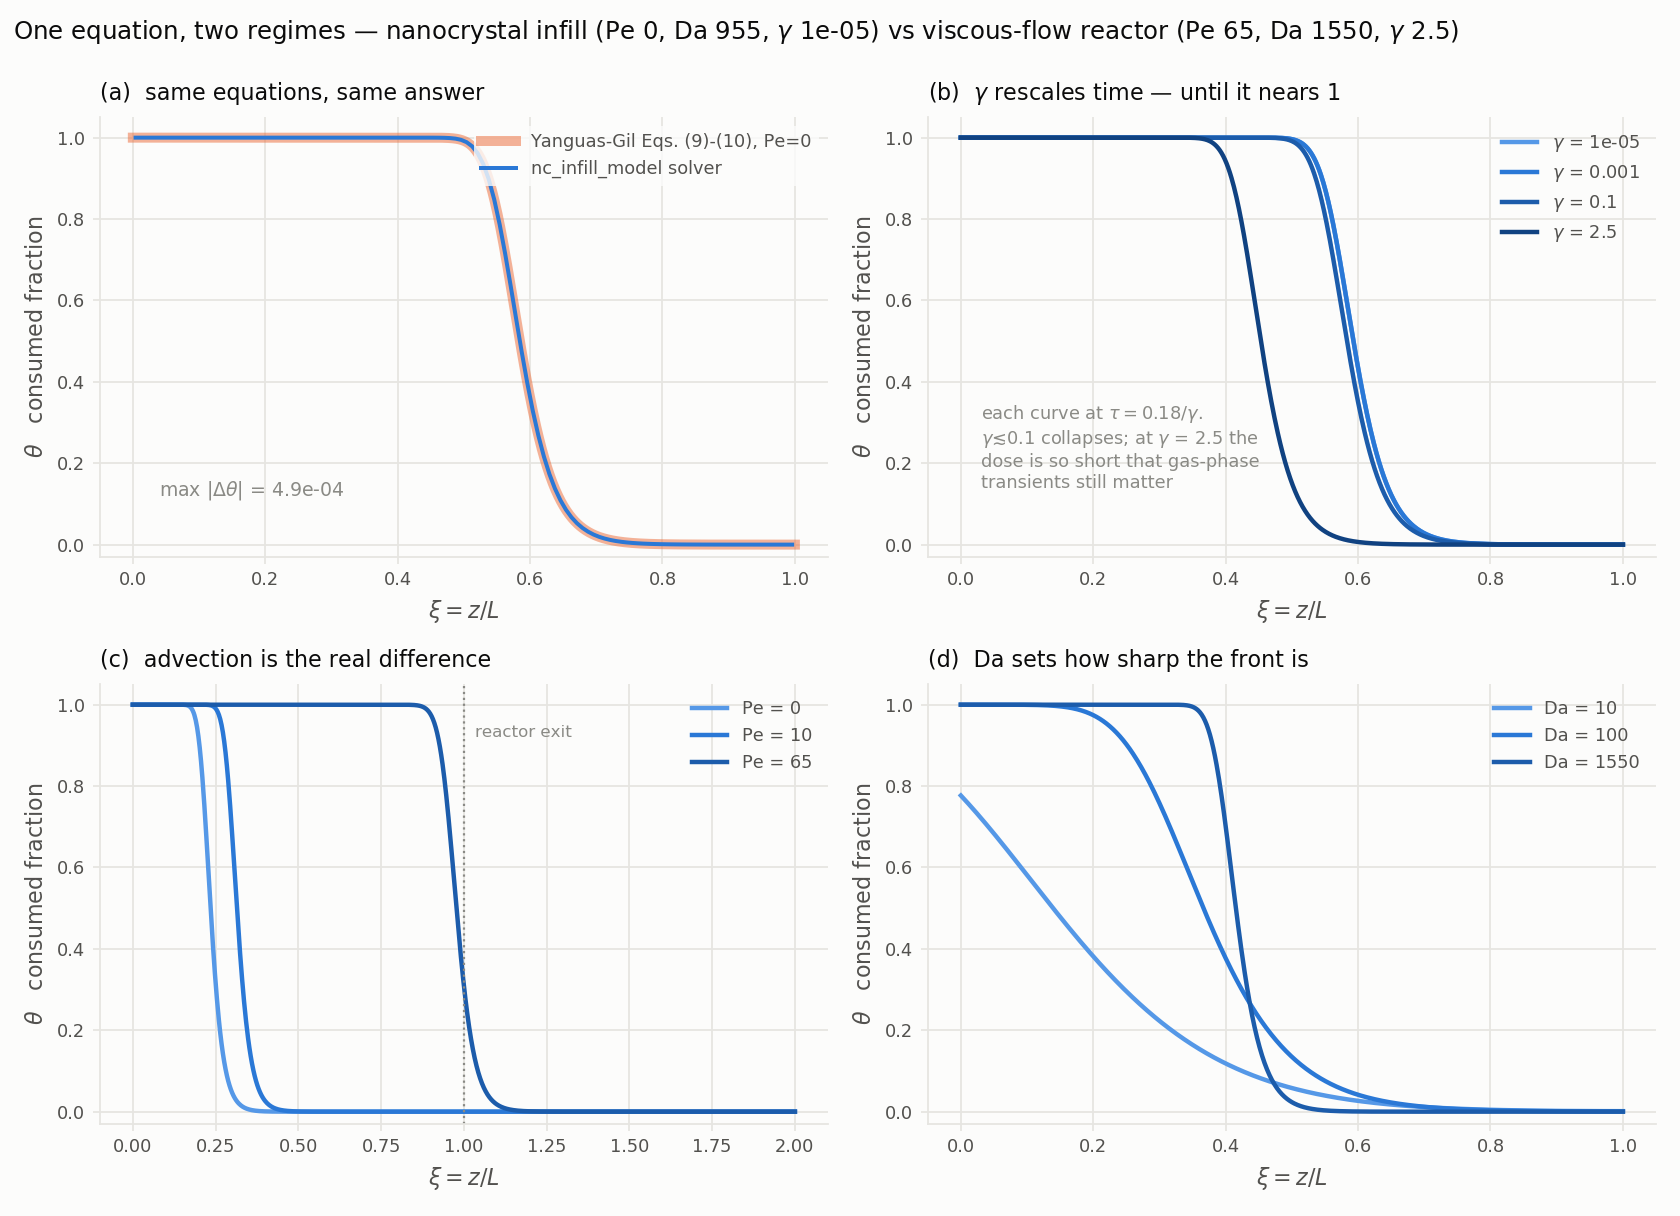

Python code for this plot:
#!/usr/bin/env python3
"""
nc_infill_vs_yanguas.py
-----------------------
Do the nanocrystal-infill model (twin/nc_infill_model.py) and the Yanguas-Gil &
Elam tubular-reactor model (twin/yanguas_gil_reactor.py, JVST A 30, 01A159
(2012)) boil down to the same thing?

THE ALGEBRA

  Yanguas-Gil & Elam, Eqs. (7)-(8), theta = fraction of AVAILABLE sites:

      dn/dt + u dn/dz - D d2n/dz2 = -(1/2R) v_th b_0 theta n
      dtheta/dt                   = -(1/4) s_0 v_th b_0 n theta

  nc_infill_model, theta = fraction of CONSUMED sites, so theta_YG = 1 - theta:

      eps dC/dt - d/dz(D_e dC/dz)  = -S_v Gamma dtheta/dt
      dtheta/dt                    =  b_0 (1-theta) (v_th/4) C / Gamma

  Substituting theta_YG = 1 - theta and s_0 = 1/Gamma (s_0 is the area per
  site, Gamma the sites per area) makes the surface equations *identical*.
  For the gas equation, note that a tube of radius R has S_v = 2/R of wall per
  unit volume, so their 1/(2R) is exactly S_v/4 and the sink terms are the same
  expression written for two geometries.

  What is genuinely different, and only this:

      term            reactor (01A159)        nanocrystal film
      advection       u dn/dz, Pe = uL/D      none; Pe = 0
      accumulation    dn/dt                   eps dC/dt  (void fraction)
      diffusivity     molecular, Eq. (15)     Knudsen, (2/3) r_p v_th eps/tau
      S_v             2/R, fixed              3(1-eps)/r, shrinks each cycle
      sticking        b_0 theta (first order) b_0 (1-theta)^n, n adjustable

  Normalising the infill model the same way (x = C/C_0, xi = z/L,
  tau = t D_e/L^2) gives their Eqs. (9)-(10) with Pe = 0:

      eps dx/dtau - d2x/dxi2 = -Da theta x
      dtheta/dtau            = -gamma Da theta x

      Da    = (S_v/4)(L^2/D_e) v_th b_0      <-> their Eq. (12) with S_v = 2/R
      gamma = C_0 / (S_v Gamma) = 1 / alpha  <-> their Eq. (13), s_0 n_0 R / 2

  So the "excess number" of the reactor paper is the reciprocal of the infill
  model's capacity ratio.  Same equation, different regime.

Writes twin/nc_infill_vs_yanguas.png.
"""
import sys
from pathlib import Path

import numpy as np
import matplotlib
matplotlib.use("Agg")
import matplotlib.pyplot as plt                                  # noqa: E402

sys.path.insert(0, str(Path(__file__).resolve().parent.parent))
from twin.nc_infill_model import default_model                   # noqa: E402
import twin.yanguas_gil_reactor as yg                            # noqa: E402

RAMP = ["#86b6ef", "#5598e7", "#2a78d6", "#1c5cab", "#104281"]
CAT_1, CAT_2 = "#2a78d6", "#eb6834"
INK, INK_2, MUTED, GRID = "#0b0b0b", "#52514e", "#8a8a85", "#e6e5e1"


def groups(model):
    """Map an NCInfillModel onto (Pe, Da, gamma)."""
    p = model.precursor
    s_v = model.specific_area()[0]
    gamma_site = model.site_density()
    c0 = model.gas_density(p.pressure)
    d_e = model.effective_diffusivity(p)[0]
    v_th = p.thermal_speed(model.T)
    L = model.film.thickness
    return dict(
        Pe=0.0,
        Da=(s_v * v_th * p.sticking / 4.0) * (L ** 2 / d_e),
        gamma=c0 / (s_v * gamma_site),
        tau_per_second=d_e / L ** 2,
    )


def style(ax):
    ax.grid(True, color=GRID, linewidth=0.8, zorder=0)
    ax.set_axisbelow(True)
    for s in ("top", "right"):
        ax.spines[s].set_visible(False)
    for s in ("left", "bottom"):
        ax.spines[s].set_color(GRID)
    ax.tick_params(colors=INK_2, labelsize=8, length=3, color=GRID)
    ax.xaxis.label.set_color(INK_2)
    ax.yaxis.label.set_color(INK_2)


def legend(ax, **kw):
    leg = ax.legend(frameon=False, fontsize=8, **kw)
    for t in leg.get_texts():
        t.set_color(INK_2)
    return leg


def main():
    m = default_model()
    g = groups(m)
    print("=" * 68)
    print("nanocrystal film  ->  Pe = %.0f   Da = %.4g   gamma = %.4g"
          % (g["Pe"], g["Da"], g["gamma"]))
    print("reactor (01A159)  ->  Pe = %(Pe).0f   Da = %(Da).4g   gamma = %(gamma).4g"
          % yg.PAPER_TMA)
    print("gamma == 1/alpha  ->  %.6g vs %.6g"
          % (g["gamma"], 1.0 / m.capacity_ratio()))
    print("=" * 68)

    # ---- equivalence test: same equations, matched groups -----------------
    t_phys = 0.35 * m.saturation_time_estimate()
    tau = t_phys * g["tau_per_second"]
    mine = m.simulate_half_cycle(t_phys, n_out=3)
    th_mine = mine.theta_final
    xi_mine = m.z / m.film.thickness

    runs = {}
    for key, eps in (("matched", m.film.porosity), ("published", 1.0)):
        r = yg.solve(Pe=0.0, Da=g["Da"], gamma=g["gamma"], tau_end=tau,
                     xi_max=1.0, n_xi=1200, epsilon=eps, outlet="noflux")
        runs[key] = r
        err = np.max(np.abs(th_mine - np.interp(xi_mine, r.xi,
                                                r.growth_profile())))
        print("equivalence, epsilon=%-9s  max|d(theta)| = %.3e" % (eps, err))
    err_pub = np.max(np.abs(th_mine - np.interp(xi_mine, runs["published"].xi,
                                                runs["published"].growth_profile())))

    # ---- what gamma does: timescale, not shape ---------------------------
    gam_runs = []
    for gv in (1e-5, 1e-3, 1e-1, 2.5):
        # dose each to the same coverage state: tau scales as 1/gamma
        r = yg.solve(Pe=0.0, Da=g["Da"], gamma=gv, tau_end=0.18 / gv,
                     xi_max=1.0, n_xi=800, outlet="noflux")
        gam_runs.append((gv, r))
        print("gamma=%-8g tau to reach the same front = %.4g" % (gv, 0.18 / gv))

    # ---- what Pe does: sweeps the front downstream -----------------------
    pe_runs = []
    for pv in (0.0, 10.0, 65.0):
        r = yg.solve(Pe=pv, Da=yg.PAPER_TMA["Da"], gamma=yg.PAPER_TMA["gamma"],
                     tau_end=0.02, xi_max=2.0)
        pe_runs.append((pv, r))

    # ---- what Da does: front sharpness -----------------------------------
    da_runs = []
    for dv in (10.0, 100.0, 1550.0):
        r = yg.solve(Pe=0.0, Da=dv, gamma=yg.PAPER_TMA["gamma"],
                     tau_end=0.06, xi_max=1.0, n_xi=800, outlet="noflux")
        da_runs.append((dv, r))

    # ---- figure ----------------------------------------------------------
    fig, axes = plt.subplots(2, 2, figsize=(10.5, 7.6))
    fig.patch.set_facecolor("#fcfcfb")
    for ax in axes.ravel():
        ax.set_facecolor("#fcfcfb")
        style(ax)

    ax = axes[0, 0]
    r = runs["published"]
    ax.plot(r.xi, r.growth_profile(), color=CAT_2, linewidth=4.5, alpha=.5,
            label="Yanguas-Gil Eqs. (9)-(10), Pe=0")
    ax.plot(xi_mine, th_mine, color=CAT_1, linewidth=1.8,
            label="nc_infill_model solver")
    ax.set_xlabel(r"$\xi = z/L$")
    ax.set_ylabel(r"$\theta$   consumed fraction")
    ax.set_title("(a)  same equations, same answer", loc="left", fontsize=10,
                 color=INK, pad=8)
    ax.set_ylim(-0.03, 1.05)
    ax.annotate("max |$\\Delta\\theta$| = %.1e" % err_pub, xy=(0.04, 0.12),
                fontsize=8.5, color=MUTED)
    leg = legend(ax, loc="upper right")
    leg.set_frame_on(True)
    leg.get_frame().set_facecolor("#fcfcfb")
    leg.get_frame().set_edgecolor("none")

    ax = axes[0, 1]
    for k, (gv, r) in enumerate(gam_runs):
        ax.plot(r.xi, r.growth_profile(), color=RAMP[k + 1], linewidth=2,
                label=r"$\gamma$ = %g" % gv)
    ax.set_xlabel(r"$\xi = z/L$")
    ax.set_ylabel(r"$\theta$   consumed fraction")
    ax.set_title(r"(b)  $\gamma$ rescales time — until it nears 1", loc="left",
                 fontsize=10, color=INK, pad=8)
    ax.set_ylim(-0.03, 1.05)
    ax.annotate(r"each curve at $\tau = 0.18/\gamma$." "\n"
                r"$\gamma \lesssim 0.1$ collapses; at $\gamma$ = 2.5 the" "\n"
                "dose is so short that gas-phase\ntransients still matter",
                xy=(0.03, 0.14), fontsize=8, color=MUTED)
    legend(ax, loc="upper right")

    ax = axes[1, 0]
    for k, (pv, r) in enumerate(pe_runs):
        ax.plot(r.xi, r.growth_profile(), color=RAMP[k + 1], linewidth=2,
                label="Pe = %g" % pv)
    ax.axvline(1.0, color=MUTED, linewidth=1, linestyle=":")
    ax.annotate("reactor exit", xy=(1.0, 0.92), xytext=(5, 0),
                textcoords="offset points", fontsize=7.5, color=MUTED)
    ax.set_xlabel(r"$\xi = z/L$")
    ax.set_ylabel(r"$\theta$   consumed fraction")
    ax.set_title("(c)  advection is the real difference", loc="left",
                 fontsize=10, color=INK, pad=8)
    ax.set_ylim(-0.03, 1.05)
    legend(ax, loc="upper right")

    ax = axes[1, 1]
    for k, (dv, r) in enumerate(da_runs):
        ax.plot(r.xi, r.growth_profile(), color=RAMP[k + 1], linewidth=2,
                label="Da = %g" % dv)
    ax.set_xlabel(r"$\xi = z/L$")
    ax.set_ylabel(r"$\theta$   consumed fraction")
    ax.set_title("(d)  Da sets how sharp the front is", loc="left",
                 fontsize=10, color=INK, pad=8)
    ax.set_ylim(-0.03, 1.05)
    legend(ax, loc="upper right")

    fig.suptitle("One equation, two regimes — nanocrystal infill "
                 "(Pe 0, Da %.0f, $\\gamma$ %.0e) vs viscous-flow reactor "
                 "(Pe 65, Da 1550, $\\gamma$ 2.5)" % (g["Da"], g["gamma"]),
                 fontsize=11, color=INK, x=0.008, ha="left", y=0.985)
    fig.tight_layout(rect=(0, 0, 1, 0.955))
    out = Path(__file__).with_name("nc_infill_vs_yanguas.png")
    fig.savefig(out, dpi=160, facecolor=fig.get_facecolor())
    print("wrote %s" % out)
    return 0


if __name__ == "__main__":
    sys.exit(main())
